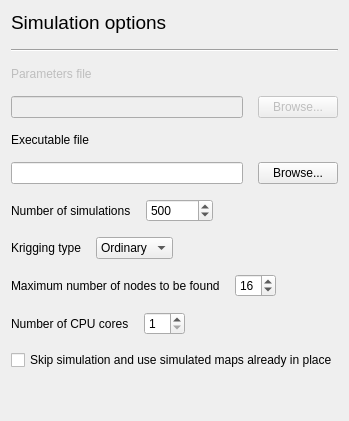
         <widget class="QWidget" name="SimulationOptions">
          <layout class="QVBoxLayout" name="verticalLayout_11">
           <property name="spacing">
            <number>15</number>
           </property>
           <item>
            <layout class="QVBoxLayout" name="verticalLayout_7">
             <item>
              <widget class="QLabel" name="label_57">
               <property name="font">
                <font>
                 <pointsize>14</pointsize>
                 <weight>50</weight>
                 <bold>false</bold>
                </font>
               </property>
               <property name="text">
                <string>Simulation options</string>
               </property>
              </widget>
             </item>
             <item>
              <widget class="Line" name="line_2">
               <property name="orientation">
                <enum>Qt::Horizontal</enum>
               </property>
              </widget>
             </item>
            </layout>
           </item>
           <item>
            <layout class="QVBoxLayout" name="verticalLayout_9">
             <item>
              <widget class="QLabel" name="label_9">
               <property name="enabled">
                <bool>false</bool>
               </property>
               <property name="text">
                <string>Parameters file</string>
               </property>
              </widget>
             </item>
             <item>
              <layout class="QHBoxLayout" name="horizontalLayout_5">
               <item>
                <widget class="QLineEdit" name="SO_lineParPath">
                 <property name="enabled">
                  <bool>false</bool>
                 </property>
                </widget>
               </item>
               <item>
                <widget class="QPushButton" name="SO_buttonParPath">
                 <property name="enabled">
                  <bool>false</bool>
                 </property>
                 <property name="text">
                  <string>Browse...</string>
                 </property>
                </widget>
               </item>
              </layout>
             </item>
            </layout>
           </item>
           <item>
            <layout class="QVBoxLayout" name="verticalLayout_10">
             <item>
              <widget class="QLabel" name="SO_labelExePath">
               <property name="text">
                <string>Executable file</string>
               </property>
              </widget>
             </item>
             <item>
              <layout class="QHBoxLayout" name="horizontalLayout_6">
               <item>
                <widget class="QLineEdit" name="SO_lineExePath"/>
               </item>
               <item>
                <widget class="QPushButton" name="SO_buttonExePath">
                 <property name="text">
                  <string>Browse...</string>
                 </property>
                </widget>
               </item>
              </layout>
             </item>
            </layout>
           </item>
           <item>
            <layout class="QHBoxLayout" name="horizontalLayout_7">
             <item>
              <widget class="QLabel" name="SO_labelNumberSims">
               <property name="sizePolicy">
                <sizepolicy hsizetype="Preferred" vsizetype="Preferred">
                 <horstretch>0</horstretch>
                 <verstretch>0</verstretch>
                </sizepolicy>
               </property>
               <property name="text">
                <string>Number of simulations</string>
               </property>
              </widget>
             </item>
             <item>
              <widget class="QSpinBox" name="SO_spinNumberSims">
               <property name="minimum">
                <number>1</number>
               </property>
               <property name="maximum">
                <number>1000000000</number>
               </property>
               <property name="value">
                <number>500</number>
               </property>
              </widget>
             </item>
             <item>
              <spacer name="horizontalSpacer_3">
               <property name="orientation">
                <enum>Qt::Horizontal</enum>
               </property>
               <property name="sizeHint" stdset="0">
                <size>
                 <width>40</width>
                 <height>20</height>
                </size>
               </property>
              </spacer>
             </item>
            </layout>
           </item>
           <item>
            <layout class="QHBoxLayout" name="horizontalLayout_8">
             <item>
              <widget class="QLabel" name="SO_labelKrigType">
               <property name="sizePolicy">
                <sizepolicy hsizetype="Preferred" vsizetype="Preferred">
                 <horstretch>0</horstretch>
                 <verstretch>0</verstretch>
                </sizepolicy>
               </property>
               <property name="text">
                <string>Krigging type</string>
               </property>
              </widget>
             </item>
             <item>
              <widget class="QComboBox" name="SO_comboKrigType">
               <item>
                <property name="text">
                 <string>Ordinary</string>
                </property>
               </item>
               <item>
                <property name="text">
                 <string>Simple</string>
                </property>
               </item>
              </widget>
             </item>
             <item>
              <spacer name="horizontalSpacer_4">
               <property name="orientation">
                <enum>Qt::Horizontal</enum>
               </property>
               <property name="sizeHint" stdset="0">
                <size>
                 <width>40</width>
                 <height>20</height>
                </size>
               </property>
              </spacer>
             </item>
            </layout>
           </item>
           <item>
            <layout class="QHBoxLayout" name="horizontalLayout_9">
             <item>
              <widget class="QLabel" name="SO_labelMaxSearchNodes">
               <property name="text">
                <string>Maximum number of nodes to be found</string>
               </property>
              </widget>
             </item>
             <item>
              <widget class="QSpinBox" name="SO_spinMaxSearchNodes">
               <property name="minimum">
                <number>1</number>
               </property>
               <property name="maximum">
                <number>64</number>
               </property>
               <property name="value">
                <number>16</number>
               </property>
              </widget>
             </item>
             <item>
              <spacer name="horizontalSpacer_5">
               <property name="orientation">
                <enum>Qt::Horizontal</enum>
               </property>
               <property name="sizeHint" stdset="0">
                <size>
                 <width>40</width>
                 <height>20</height>
                </size>
               </property>
              </spacer>
             </item>
            </layout>
           </item>
           <item>
            <layout class="QHBoxLayout" name="horizontalLayout_25">
             <property name="spacing">
              <number>15</number>
             </property>
             <item>
              <widget class="QLabel" name="SO_labelCores">
               <property name="text">
                <string>Number of CPU cores</string>
               </property>
              </widget>
             </item>
             <item>
              <widget class="QSpinBox" name="SO_spinCores">
               <property name="minimum">
                <number>1</number>
               </property>
              </widget>
             </item>
             <item>
              <spacer name="horizontalSpacer_12">
               <property name="orientation">
                <enum>Qt::Horizontal</enum>
               </property>
               <property name="sizeHint" stdset="0">
                <size>
                 <width>40</width>
                 <height>20</height>
                </size>
               </property>
              </spacer>
             </item>
            </layout>
           </item>
           <item>
            <widget class="QCheckBox" name="SO_checkSkipSim">
             <property name="text">
              <string>Skip simulation and use simulated maps already in place</string>
             </property>
            </widget>
           </item>
           <item>
            <spacer name="verticalSpacer">
             <property name="orientation">
              <enum>Qt::Vertical</enum>
             </property>
             <property name="sizeHint" stdset="0">
              <size>
               <width>20</width>
               <height>40</height>
              </size>
             </property>
            </spacer>
           </item>
          </layout>
          <zorder>SO_checkSkipSim</zorder>
          <zorder>verticalSpacer</zorder>
         </widget>
